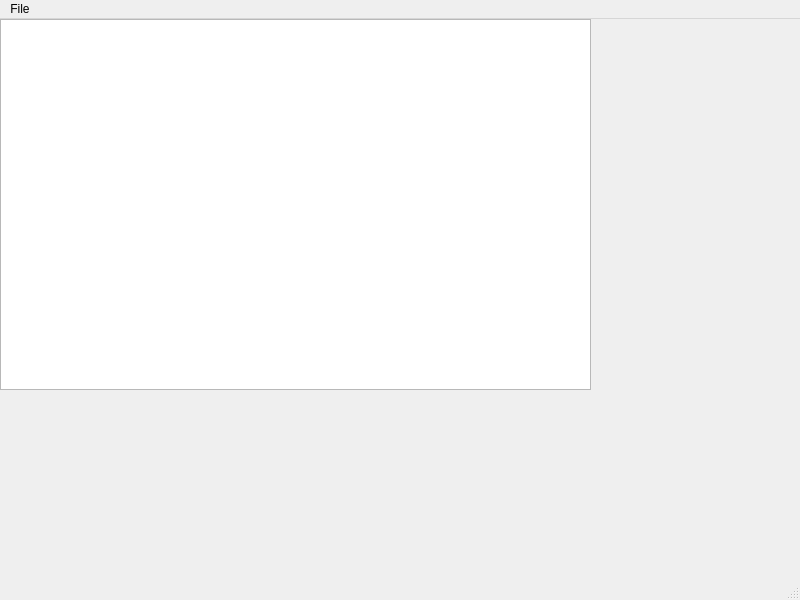
<?xml version="1.0" encoding="UTF-8"?>
<ui version="4.0">
 <class>Window</class>
 <widget class="QMainWindow" name="Window">
  <property name="geometry">
   <rect>
    <x>0</x>
    <y>0</y>
    <width>800</width>
    <height>600</height>
   </rect>
  </property>
  <property name="windowTitle">
   <string>Window</string>
  </property>
  <widget class="QWidget" name="centralwidget">
   <widget class="QTextEdit" name="textEdit">
    <property name="geometry">
     <rect>
      <x>0</x>
      <y>0</y>
      <width>591</width>
      <height>371</height>
     </rect>
    </property>
   </widget>
  </widget>
  <widget class="QMenuBar" name="menubar">
   <property name="geometry">
    <rect>
     <x>0</x>
     <y>0</y>
     <width>800</width>
     <height>22</height>
    </rect>
   </property>
   <widget class="QMenu" name="menuFile">
    <property name="title">
     <string>File</string>
    </property>
    <addaction name="actionNew_Window"/>
   </widget>
   <addaction name="menuFile"/>
  </widget>
  <widget class="QStatusBar" name="statusbar"/>
  <action name="actionNew_Window">
   <property name="text">
    <string>New Window</string>
   </property>
  </action>
 </widget>
 <resources/>
 <connections/>
</ui>
